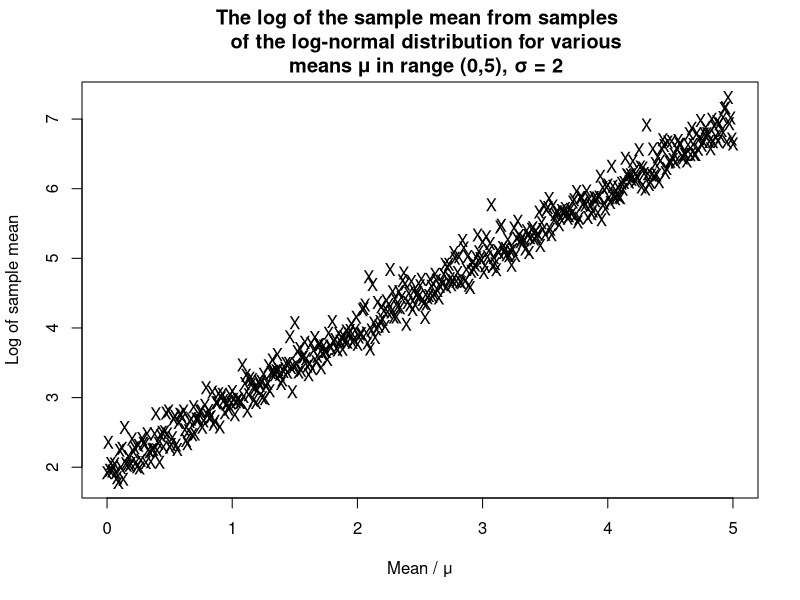

Write R code to recreate this figure.
LN = function(N, mu, sigma){
  return(exp(rnorm(N , mean = mu, sd = sigma ) ))
}

sigma = 2
mu = seq(0,5,0.01)
y = rep(0,length(mu))
N = 1000

for(i in 1:length(mu)){
  y[i] = log( mean( LN(N, mu[i], sigma )))
}

plot(mu,y, xlab="Mean / μ", ylab="Log of sample mean", pch="X", main="The log of the sample mean from samples 
  of the log-normal distribution for various
  means μ in range (0,5), σ = 2")

